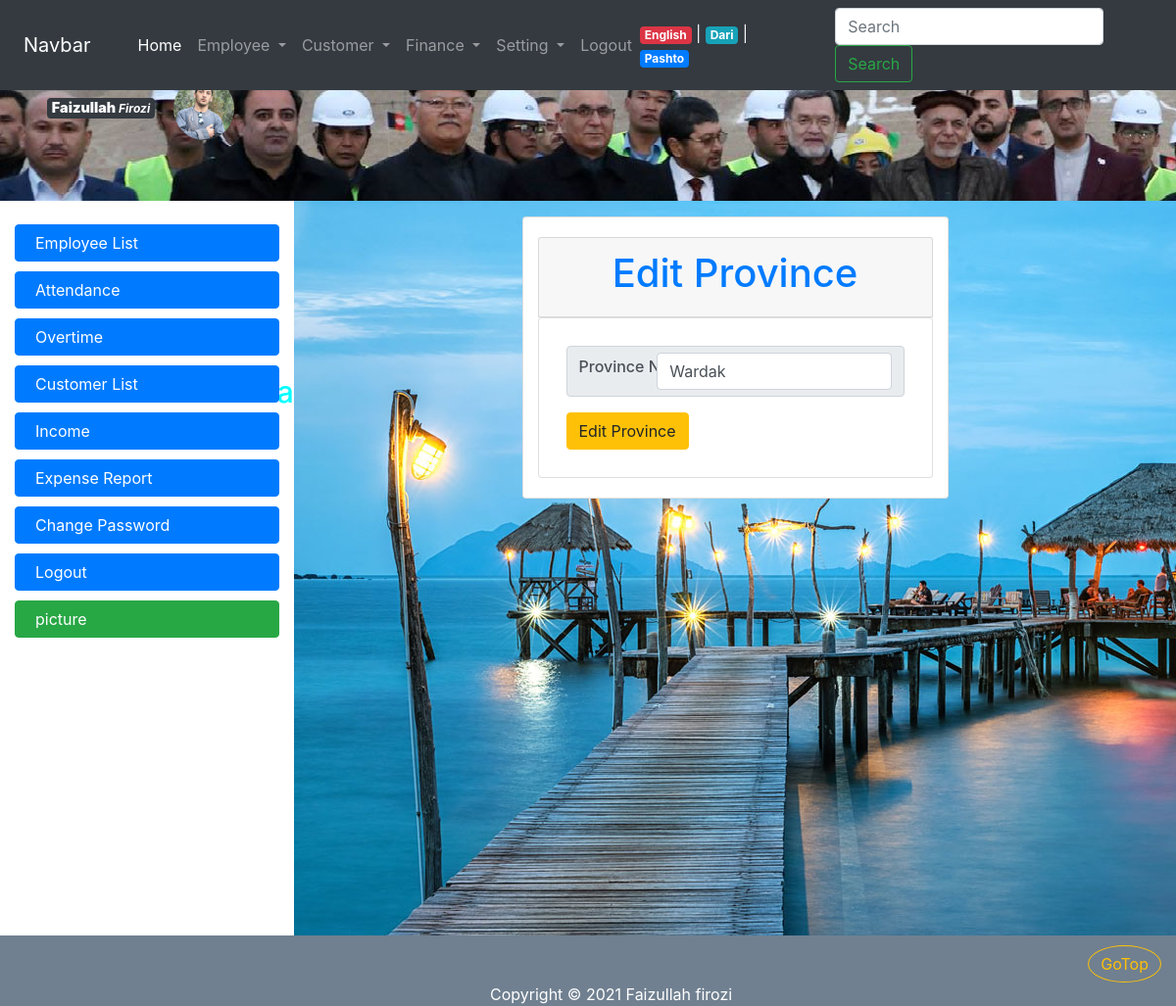
The app's page /province_edit.php?province_id=1 (signed in) with its own data.
### tables this page shows
CREATE TABLE IF NOT EXISTS `employee` (
  `employee_id` int(11) NOT NULL AUTO_INCREMENT,
  `firstname` varchar(32) NOT NULL,
  `lastname` varchar(32) NOT NULL,
  `fathername` varchar(32) NOT NULL,
  `gender` tinyint(1) NOT NULL,
  `birth_year` int(11) NOT NULL,
  `nic` varchar(64) NOT NULL,
  `marital_status` tinyint(1) NOT NULL,
  `province_id` int(11) DEFAULT NULL,
  `district` varchar(64) NOT NULL,
  `address` varchar(255) DEFAULT NULL,
  `email` varchar(255) DEFAULT NULL,
  `degree_id` int(11) NOT NULL,
  `photo` varchar(128) DEFAULT NULL,
  `hire_date` date NOT NULL,
  `resign_date` date DEFAULT NULL,
  PRIMARY KEY (`employee_id`),
  UNIQUE KEY `nic` (`nic`),
  UNIQUE KEY `email` (`email`),
  KEY `employee_province_fk` (`province_id`),
  KEY `employee_degree_fk` (`degree_id`)
);

CREATE TABLE IF NOT EXISTS `province` (
  `province_id` int(11) NOT NULL AUTO_INCREMENT,
  `province_name` varchar(32) NOT NULL,
  PRIMARY KEY (`province_id`),
  UNIQUE KEY `province_name` (`province_name`)
);

### local/en.php (called while the page is built, shortened)
<?php
$banner_title = " Welcom To Breshna Compani Website ";
$menu_home = "Home";
$menu_employee = "Employee";
$menu_employee_list = "Employee List";
$menu_attendance = "Attendance";
$menu_overtime = "Overtime";
$menu_customer = "Customer";
$menu_finance = "Finance";
$menu_setting = "Setting";
$menu_change_password = "Change Password";
$menu_expense_report = "Expense Report";
$menu_customer_list = "Customer List";
$menu_income = "Income";
$menu_logout = "Logout";
$menu_lang_pashto = "Pashto";
$menu_lang_english = "English";
$menu_lang_dari = "Dari";
?>

### connection.php (called while the page is built, shortened)
<?php  ob_start();
			$server = "localhost";
			$username = "root";
			$password = "";
			$database = "breshna";
	$con = mysqli_connect($server, $username, $password);
	mysqli_select_db($con,$database);
	function getValue($value){
		global $con;
		return mysqli_real_escape_string($con, $value);
	}
?>

### province_edit.php (the view, shortened to what this page needs)
<?php ob_start(); require_once("top.php"); ?>
<?php require_once("connection.php"); restrict(4,9,9,9); ?>
    <?php
        $province_id = getValue($_GET["province_id"]);
       $province = mysqli_query($con, "SELECT * FROM province WHERE province_id=$province_id");
        $row_province = mysqli_fetch_assoc($province);
    ?>
<div class="card card-body col-lg-6 offset-lg-3 mt-3" >
        <div class="card card-header text-center text-primary">
            <h1>
                <span class="glyphicon glyphicon-edit"></span> Edit Province
                </h1>
        </div>
        <div class="card card-body">
        <form method="post">
            <div class="input-group-text m-2">
           <span class="w-25 h6 ">
                Province Name:</span>
                         <input required  value="<?php echo $row_province["province_name"]; ?>"  autocomplete="off" type="text" name="province_name" class="form-control" >
            </div>
            <input  type="submit" value="Edit Province" class="btn btn-warning m-2">
        </form>
            </div>
   </div>
<?php require_once("footer.php"); ?>

### top.php (shortened to what this page needs)
<?php
        if(isset($_SESSION["lang"])){
                 require_once($_SESSION["lang"]);
              }
              else {
                  require_once("local/en.php");
              }
?>
<!DOCTYPE html>
<html>
<head>
    <link rel="stylesheet" type="text/css" href="css/bootstrap.min.css">
    <link rel="stylesheet" type="text/css" href="css/bootstrap-grid.min.css">
    <link rel="stylesheet" type="text/css" href="css/bootstrap-reboot.min.css">
    <link  rel="stylesheet" type="text/css" href="cal/calendar-blue2.css"/>
    <link rel="stylesheet" type="text/css" href="css/style.css">
    <link rel="stylesheet" type="text/css" href="sliderengine/amazingslider-1.css">
</head>
<body>
    <div class="container col-lg-12 col-md-12 col-sm-12 col-xs-12">
        <div id="banner" class="row">
            <?php if(isset($_SESSION["login"])) { ?>
                <?php
                $server = "localhost";
                $username = "root";
                $password = "";
                $database = "breshna";
                $con = mysqli_connect($server, $username, $password);
                mysqli_select_db($con,$database);
                $photo = mysqli_query($con, "SELECT photo, firstname, lastname FROM employee WHERE employee_id=". $_SESSION["login"]);
                $row_photo = mysqli_fetch_assoc($photo);
                ?>
                <div class="mx-5 m-4"  >
    <span class="badge badge-dark" >
    <big ><b ><?php echo $row_photo["firstname"]; ?></b></big>
    <i ><?php echo $row_photo["lastname"]; ?></i>
</span>
                    <img class="rounded-circle col-lg-1 co-md-3 col-sm-2 col-xs-3 " src="<?php echo $row_photo["photo"]; ?>"  alt="د برښنا شرکت ویب سایټ ته ښه راغلاست">
                </div>
            <?php } ?>
            <h3 id="bannerh1" class="col-lg-8  col-md-7 col-sm-7 col-xs-12" ><marquee <?php if (isset($_SESSION["lang"]) && $_SESSION["lang"] != "local/en.php"){ echo 'direction="right"';  }; ?> > <?php echo $banner_title; ?> </marquee></h3>
    </div>
       <div id="menu" class="row fixed-top">
       <?php  if(isset($_SESSION["login"])) {  ?>
           <nav class="navbar navbar-expand-lg navbar-dark fixed-top bg-dark col-lg-12 ">
               <a  class="navbar-brand mx-4" href="#">Navbar</a>
               <div class="collapse navbar-collapse mx-3" id="navbarSupportedContent">
                   <ul class="navbar-nav mr-auto">
                       <li class="nav-item active">
                           <a class="nav-link" href="home.php"><?php echo $menu_home; ?><span class="sr-only">(current)</span></a>
                       </li>
                       <li class="nav-item dropdown">
                           <a class="nav-link dropdown-toggle" href="#" id="navbarDropdown" role="button" data-toggle="dropdown" aria-haspopup="true" aria-expanded="false">
                               <?php echo $menu_employee; ?>
                           </a>
                       </li>
                       <li class="nav-item dropdown">
                           <a class="nav-link dropdown-toggle" href="#" id="navbarDropdown" role="button" data-toggle="dropdown" aria-haspopup="true" aria-expanded="false">
                               <?php echo $menu_customer; ?>
                           </a>
                       </li>
                       <li class="nav-item dropdown">
                           <a class="nav-link dropdown-toggle" href="#" id="navbarDropdown" role="button" data-toggle="dropdown" aria-haspopup="true" aria-expanded="false">
                               <?php echo $menu_finance; ?>
                           </a>
                       </li>
                       <li class="nav-item dropdown">
                           <a class="nav-link dropdown-toggle" href="#" id="navbarDropdown" role="button" data-toggle="dropdown" aria-haspopup="true" aria-expanded="false">
                               <?php echo $menu_setting; ?>
                           </a>
                       </li>
                       <li class="nav-item">
                           <a class="nav-link" href="logout.php" ><?php echo $menu_logout; ?></a>
                       </li>
                   </ul>
                       <span class="nav-item text-light mr-5">
                           <a href="switch.php?lang=en" class="badge badge-danger"> <?php echo $menu_lang_english; ?> </a> |
                           <a href="switch.php?lang=dr" class="badge badge-info"> <?php echo $menu_lang_dari; ?> </a> |
                           <a href="switch.php?lang=ps" class="badge badge-primary"> <?php echo $menu_lang_pashto; ?> </a>
                       </span>
                   <form class="form-inline my-2 my-lg-0">
                       <input class="form-control mr-sm-2" type="search" placeholder="Search" aria-label="Search">
                       <button class="btn btn-outline-success my-1 my-sm-0" type="submit">Search</button>
                   </form>
               </div>
           </nav>
        <?php  } ?>
    </div>
    <div id="body" class="row">
        <?php if (isset($_SESSION["login"])) { ?>
        <div id="nav-bar" class="col-lg-3 col-md-3 col-sm-4 col-xs-12">
            <br>
            <a class="btn btn-primary" href="employee_list.php"><span class="glyphicon glyphicon-th-list"></span> <?php echo $menu_employee_list; ?></a>
            <a class="btn btn-primary" href="employee_attendance.php"><span class="glyphicon glyphicon-calendar"></span> <?php echo $menu_attendance; ?></a>
            <a class="btn btn-primary" href="employee_overtime.php"><span class="glyphicon glyphicon-time"></span><?php echo $menu_overtime; ?> </a>
            <a class="btn btn-primary" href="customer_list.php"><span class="glyphicon glyphicon-user"></span><?php echo $menu_customer_list; ?></a>
            <a class="btn btn-primary" href="#"><span class="glyphicon glyphicon-usd"></span><span class="glyphicon glyphicon-chevron-right"></span> <?php echo $menu_income; ?></a>
            <a class="btn btn-primary" href="#"><span class="glyphicon glyphicon-usd"></span><span class="glyphicon glyphicon-chevron-left"></span> <?php echo $menu_expense_report; ?></a>
            <a id="btn" class="btn btn-primary" href="change_password.php"><span class="glyphicon glyphicon-lock"></span> <?php echo $menu_change_password; ?> </a>
            <a id="btn" class="btn btn-primary" href="logout.php"><span class="glyphicon glyphicon-log-out"></span> <?php echo $menu_logout; ?> </a>
            <a class="btn btn-success" href="pic.php"><span class="glyphicon glyphicon-picture"></span> picture </a>
        </div>
        <?php }  ?>
        <?php if (isset($_SESSION["login"])) { ?>
        <div id="content" class="col-lg-9 col-md-9 col-sm-8 col-xs-12">
<?php } else { ?>
            <div id="content" class="col-lg-12 col-md-12 col-sm-12 col-xs-12">
                <?php  } ?>

### css/style.css (style rules this page uses)
* { margin: 0; padding: 0; }
.container { width: 100%; }
#banner { margin-top: 55px; height: 150px; background-image: url(../images/thems/Untitled.png); }
#bannerh1 { font-size: 30px; margin-top: -60px; color: aqua; }
#nav-bar { min-height: 500px; }
#nav-bar a { display: block; margin-bottom: 10px; text-align: left; padding-left: 20px; }
#content { min-height: 750px; background-image: url(../images/thems/img10.jpg); }

### records on screen
employee: firstname "Faizullah", lastname "Firozi", photo (picture)
province: province_name "Wardak"

### other values on screen
$banner_title "Welcom To Breshna Compani Website"
$menu_home "Home"
$menu_employee "Employee"
$menu_customer "Customer"
$menu_finance "Finance"
$menu_setting "Setting"
$menu_logout "Logout"
$menu_lang_english "English"
$menu_lang_dari "Dari"
$menu_lang_pashto "Pashto"
$menu_employee_list "Employee List"
$menu_attendance "Attendance"
$menu_overtime "Overtime"
$menu_customer_list "Customer List"
$menu_income "Income"
